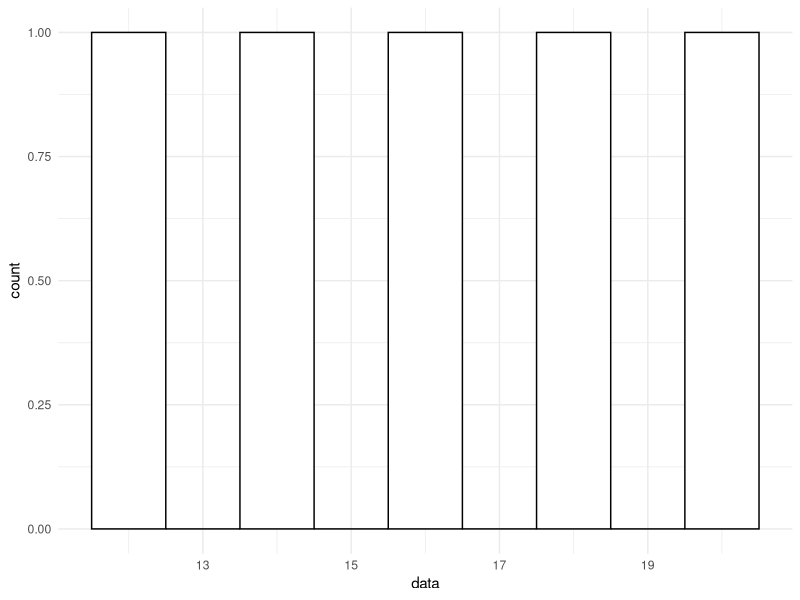
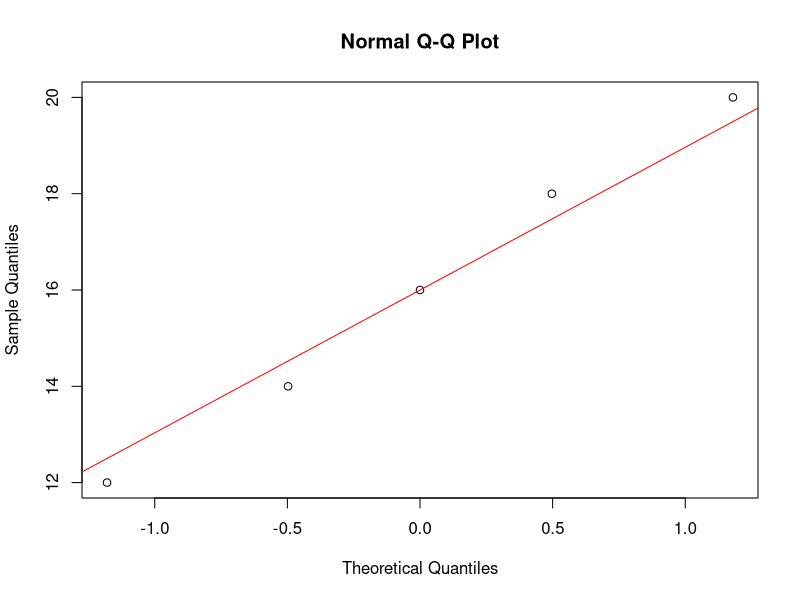

Reproduce these figures in R, in order.
## ---- chunk 1
# Sample data
data <- c(12, 14, 16, 18, 20)

# Hypothesized population mean
hypothesized_mean <- 15

# Calculate the sample mean, standard deviation, and size
sample_mean <- mean(data)
sample_sd <- sd(data)
sample_size <- length(data)

# Calculate the t-statistic
t_statistic <- (sample_mean - hypothesized_mean) / (sample_sd / sqrt(sample_size))

# Print the t-statistic
print(t_statistic)
## ---- chunk 2
# Perform a one-sample t-test
t_test_result <- t.test(data, mu = hypothesized_mean)

# Print the t-test result
print(t_test_result)
## ---- chunk 3
# Load required libraries
library(ggplot2)

# Sample data
data <- c(12, 14, 16, 18, 20)

# Create a histogram
ggplot(data.frame(data), aes(data)) +
  geom_histogram(binwidth = 1, color = "black", fill = "white") +
  theme_minimal()

# Create a Q-Q plot
qqnorm(data)
qqline(data, col = "red")
## ---- chunk 4
# Perform the Shapiro-Wilk test
shapiro_test_result <- shapiro.test(data)

# Print the test result
print(shapiro_test_result)
## ---- chunk 5

# Load the pwr package
library(pwr)
## ---- chunk 6
# Define parameters for power analysis
effect_size <- 0.8  # Cohen's d
sample_size <- 20
significance_level <- 0.05
## ---- chunk 7
# Calculate the power for a one-sample t-test
power_result <- pwr.t.test(n = 500,
                           d = effect_size,
                           sig.level = significance_level,
                           type = "one.sample",
                           alternative = "two.sided")

# Print the power result
print(power_result)
